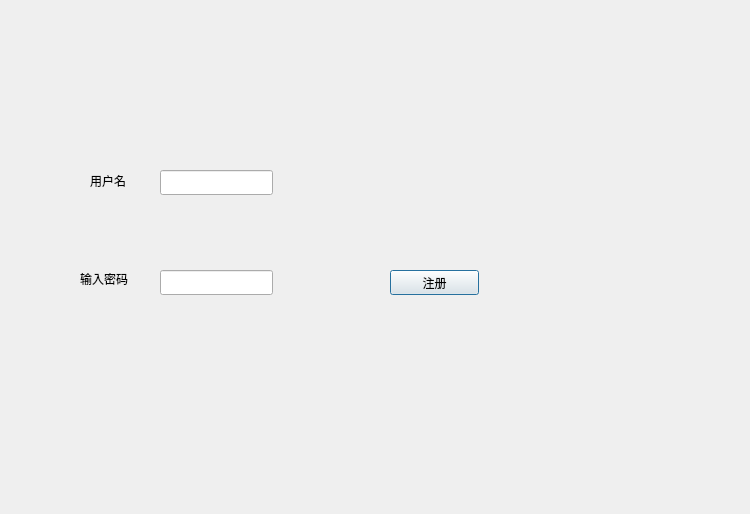
<?xml version="1.0" encoding="UTF-8"?>
<ui version="4.0">
 <class>RegisterDialog</class>
 <widget class="QDialog" name="RegisterDialog">
  <property name="geometry">
   <rect>
    <x>0</x>
    <y>0</y>
    <width>750</width>
    <height>514</height>
   </rect>
  </property>
  <property name="windowTitle">
   <string>Dialog</string>
  </property>
  <widget class="QLabel" name="labelUsername">
   <property name="geometry">
    <rect>
     <x>90</x>
     <y>160</y>
     <width>81</width>
     <height>41</height>
    </rect>
   </property>
   <property name="text">
    <string>用户名</string>
   </property>
  </widget>
  <widget class="QLineEdit" name="lineEditUsername">
   <property name="geometry">
    <rect>
     <x>160</x>
     <y>170</y>
     <width>113</width>
     <height>25</height>
    </rect>
   </property>
  </widget>
  <widget class="QLineEdit" name="lineEditPassword">
   <property name="geometry">
    <rect>
     <x>160</x>
     <y>270</y>
     <width>113</width>
     <height>25</height>
    </rect>
   </property>
   <property name="echoMode">
    <enum>QLineEdit::Password</enum>
   </property>
  </widget>
  <widget class="QLabel" name="labelPassword">
   <property name="geometry">
    <rect>
     <x>80</x>
     <y>270</y>
     <width>67</width>
     <height>17</height>
    </rect>
   </property>
   <property name="text">
    <string>输入密码</string>
   </property>
  </widget>
  <widget class="QPushButton" name="buttonRegister">
   <property name="geometry">
    <rect>
     <x>390</x>
     <y>270</y>
     <width>89</width>
     <height>25</height>
    </rect>
   </property>
   <property name="text">
    <string>注册</string>
   </property>
  </widget>
  <widget class="QLabel" name="labelStatus">
   <property name="geometry">
    <rect>
     <x>380</x>
     <y>170</y>
     <width>67</width>
     <height>17</height>
    </rect>
   </property>
   <property name="text">
    <string/>
   </property>
  </widget>
 </widget>
 <resources/>
 <connections/>
</ui>
